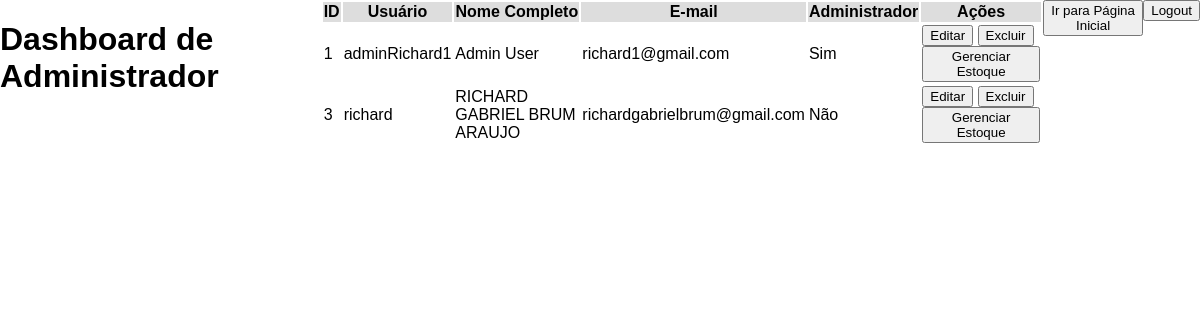
Page /admin_dashboard (signed in) on the committed database.
### tables this page shows
CREATE TABLE users (
    id INTEGER PRIMARY KEY AUTOINCREMENT,
    username TEXT NOT NULL UNIQUE,
    password TEXT NOT NULL,
    full_name TEXT NOT NULL,
    email TEXT NOT NULL UNIQUE,
    is_admin INTEGER NOT NULL DEFAULT 0,
    reset_token TEXT
);

### app.py (the view)
@app.route('/admin_dashboard')
def admin_dashboard():
    if 'user_id' not in session or not session.get('is_admin'):
        return redirect(url_for('admin_login'))
    conn = get_db_connection()
    users = conn.execute('SELECT * FROM users').fetchall()
    conn.close()
    return render_template('admin_dashboard.html', users=users)

### app.py (called while the page is built)
def get_db_connection():
    conn = sqlite3.connect('db.sqlite')
    conn.row_factory = sqlite3.Row
    return conn

### estoque-app/templates/admin_dashboard.html (shortened to what this page needs)
<!DOCTYPE html>
<html lang="pt">
<head>
    <link rel="stylesheet" href="{{ url_for('static', filename='css/style.css') }}">
</head>
<body>
    <h1>Dashboard de Administrador</h1>
    <table>
        <thead>
            <tr>
                <th>ID</th>
                <th>Usuário</th>
                <th>Nome Completo</th>
                <th>E-mail</th>
                <th>Administrador</th>
                <th>Ações</th>
            </tr>
        </thead>
        <tbody>
            {% for user in users %}
            <tr>
                <td>{{ user.id }}</td>
                <td>{{ user.username }}</td>
                <td>{{ user.full_name }}</td>
                <td>{{ user.email }}</td>
                <td>{{ 'Sim' if user.is_admin else 'Não' }}</td>
                <td>
                    <a href="{{ url_for('edit_user', user_id=user.id) }}"><button>Editar</button></a>
                    <form action="{{ url_for('delete_user', user_id=user.id) }}" method="POST" style="display:inline;">
                        <button type="submit">Excluir</button>
                    </form>
                    <a href="{{ url_for('admin_manage_estoque', user_id=user.id) }}"><button>Gerenciar Estoque</button></a>
                </td>
            </tr>
            {% endfor %}
        </tbody>
    </table>
    <a href="{{ url_for('index') }}"><button>Ir para Página Inicial</button></a>
    <a href="{{ url_for('logout') }}"><button>Logout</button></a>
</body>
</html>

### estoque-app/static/css/style.css (style rules this page uses)
body { font-family: Arial, sans-serif; display: flex; margin: 0px; padding: 0px; text-decoration: none; }
thead { background-color: #ddd; }

### estoque-app/static/css/variables.css (style rules this page uses)
:root { --corDireita: #223D3C; --corEsquerda: #F8F2F2; --corTexto: #f8f8f8; --corSelecao: #555; --corBackgroundPar:#555; --corBackgroundImpar:#f8f8f8; --corBotao: #4CAF50; --corBotao2: #388E3C; --corBackgroundLogin: #DDEEEE; }

### rows in the picture
users: id "1", username "adminRichard1", full_name "Admin User", email "richard1@gmail.com", is_admin "Sim"
users: id "3", username "richard", full_name "RICHARD GABRIEL BRUM ARAUJO", email "richardgabrielbrum@gmail.com", is_admin "Não"
